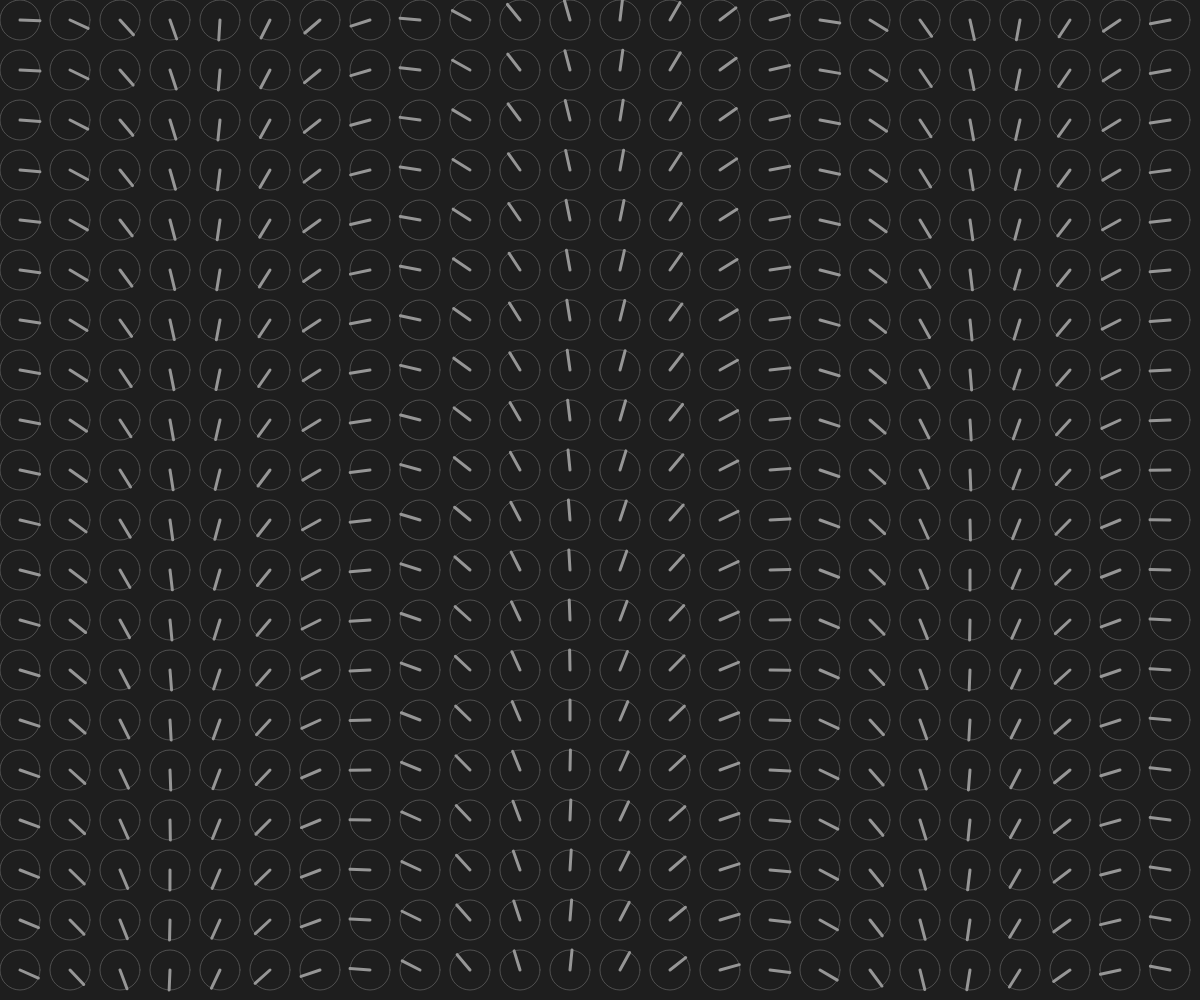
Frame 1 (no input)
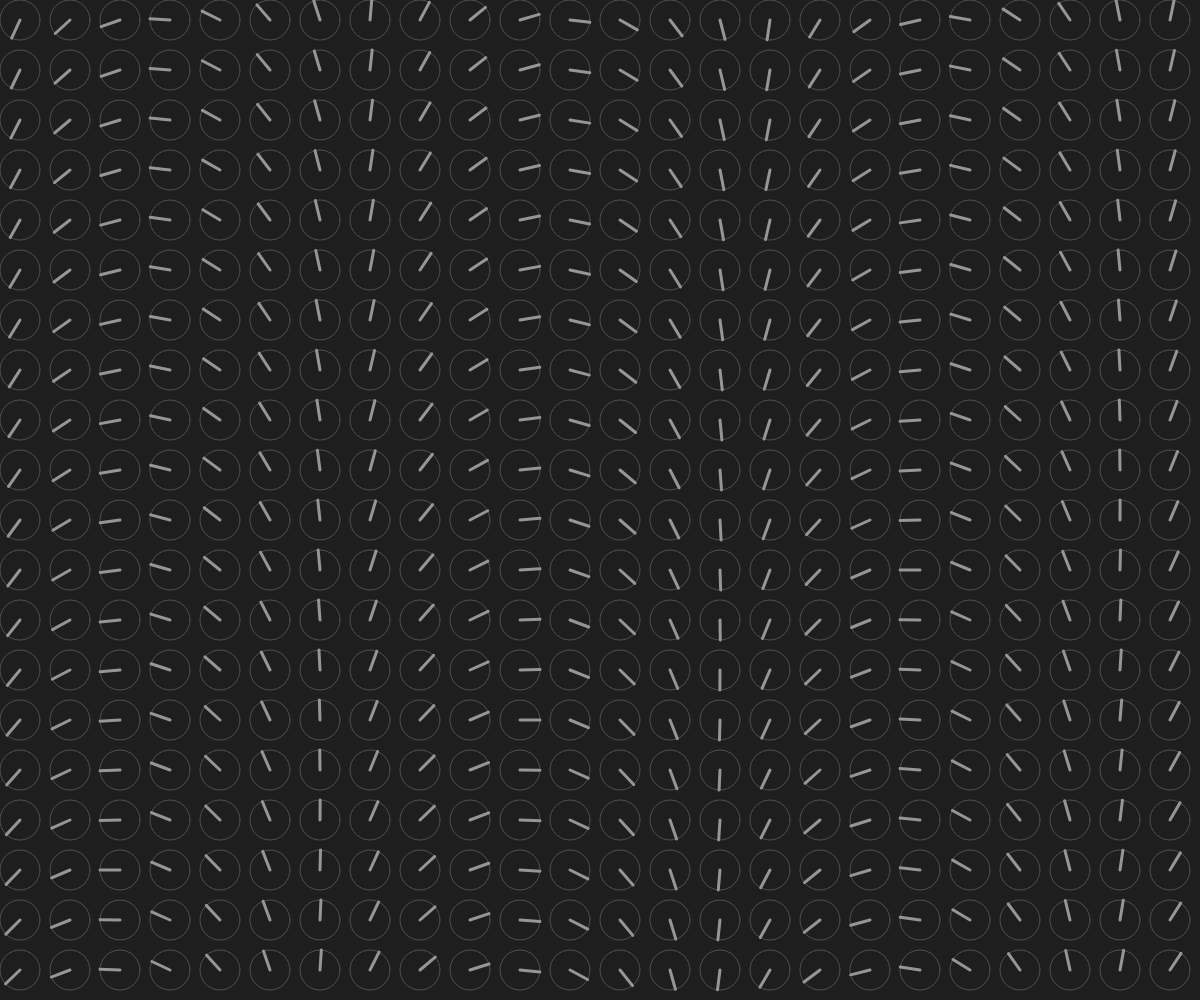
Frame 60 (no input)
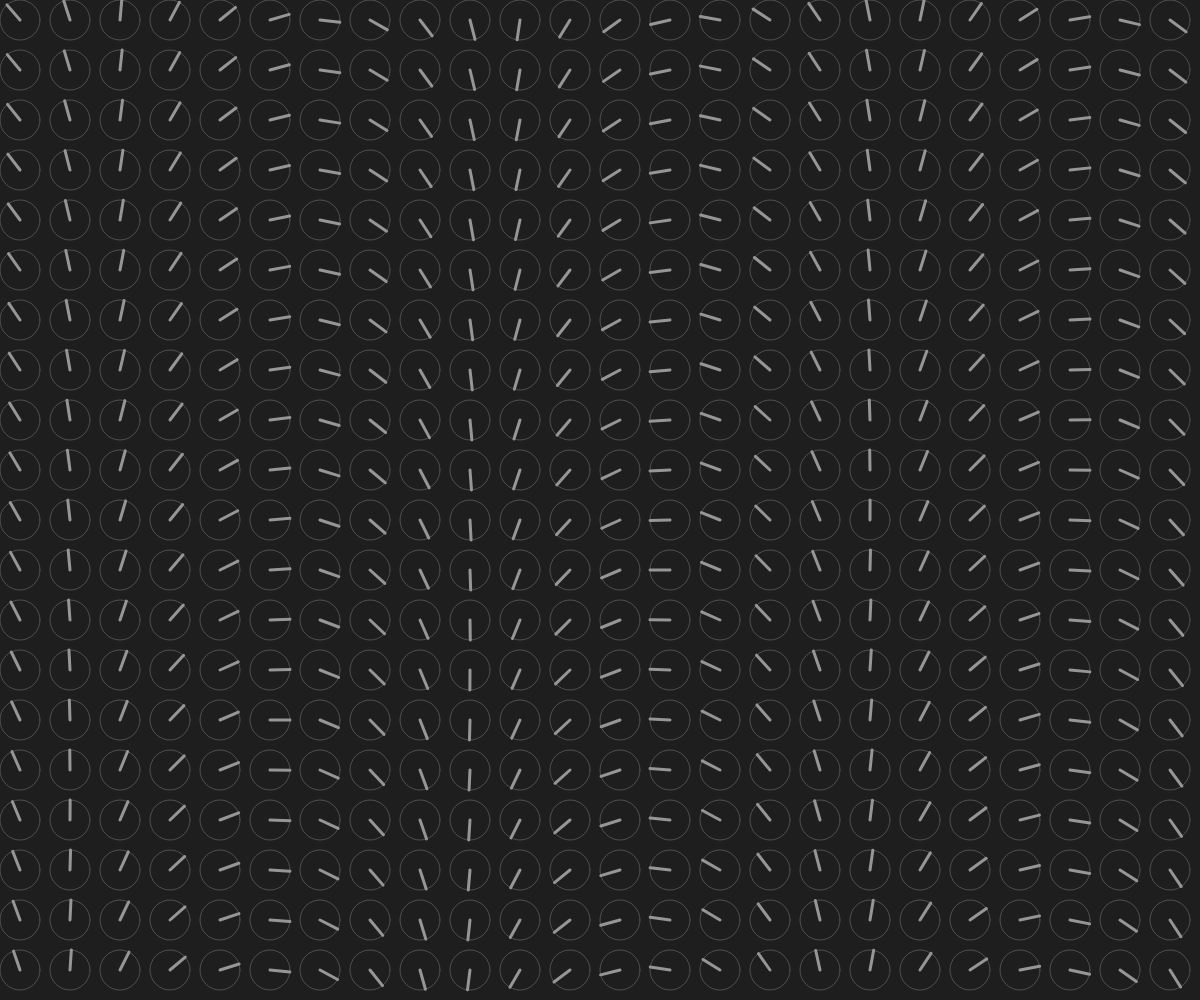
Frame 120 (the mouse pressed at the canvas centre since frame 60)

The p5.js sketch that drew these frames (run headless with seeded random() and noise() and a simulated clock; from frame 60 on, the mouse is pressed at the canvas centre):

// p5.js sketch
// ── sketch.js
let angle = 0;

class Module {
  constructor(x,y,d){
    this.x=x;
    this.y=y;
    this.d=d;
  }

  circle(){
    stroke(80);
    strokeWeight(1);
    ellipse(this.x,this.y,this.d,this.d);
  }

  hand(start){
    angle = start + frameCount/30;
    let sx = this.x + cos(angle)*this.d/2;
    let sy = this.y + sin(angle)*this.d/2;

    stroke(150);
    strokeWeight(3);
    line(this.x, this.y, sx, sy);
  }
}

let data = [];
let distance = 50;
let diameter = 40;

function setup() {
  createCanvas(windowWidth, windowHeight);
  // noLoop();

  let index=0;
  let numX = Math.ceil(width/distance);
  let numY = Math.ceil(height/distance);

  for(i=0;i<numX;i++){
    for(j=0;j<numY;j++){
      data[index] = new Module(i*distance,j*distance,diameter);
      index++;
    }
  }
}

function draw() {
  background(30);
  noFill();

  push();
  translate(diameter/2, diameter/2);
  for(i=0;i<data.length;i++){
    data[i].circle();
    data[i].hand(i/50);
  };
  pop();
}
